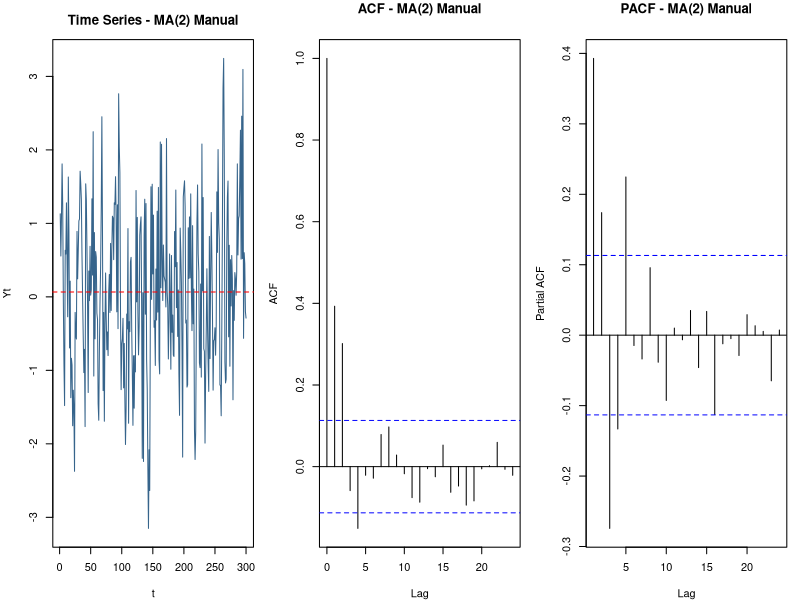
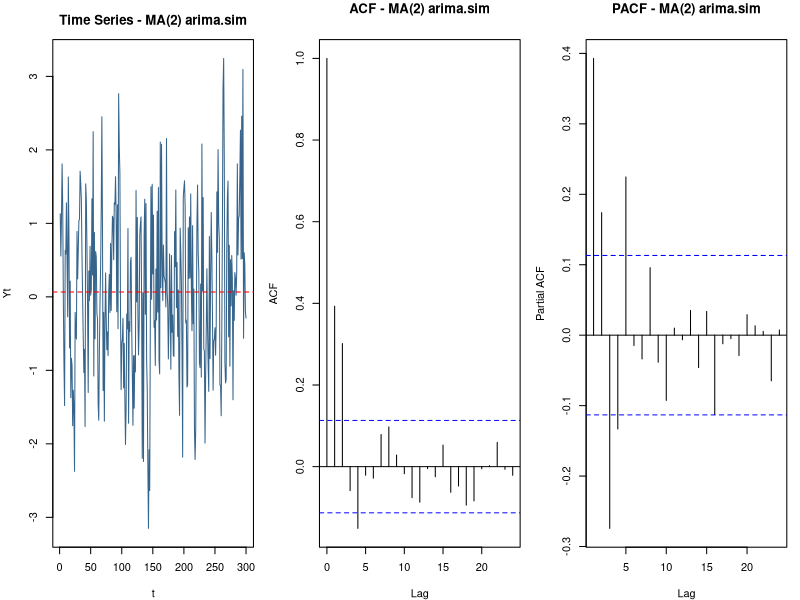
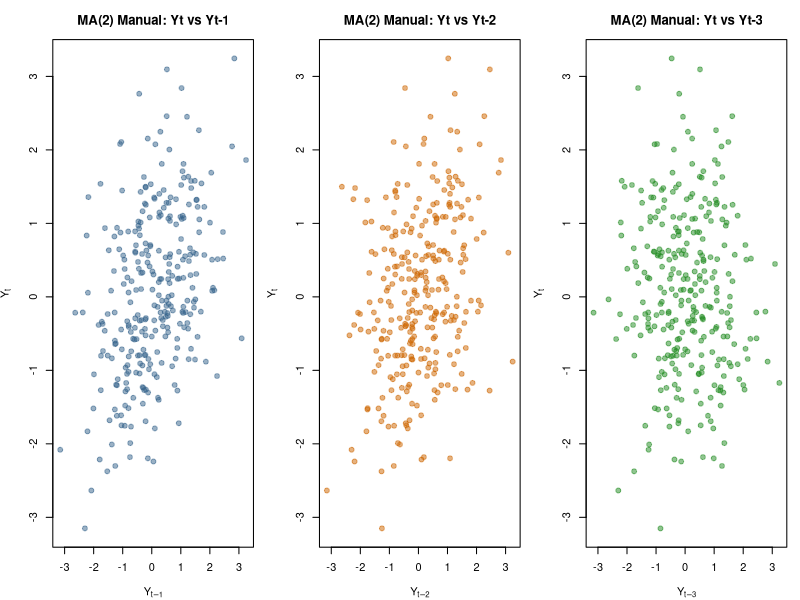
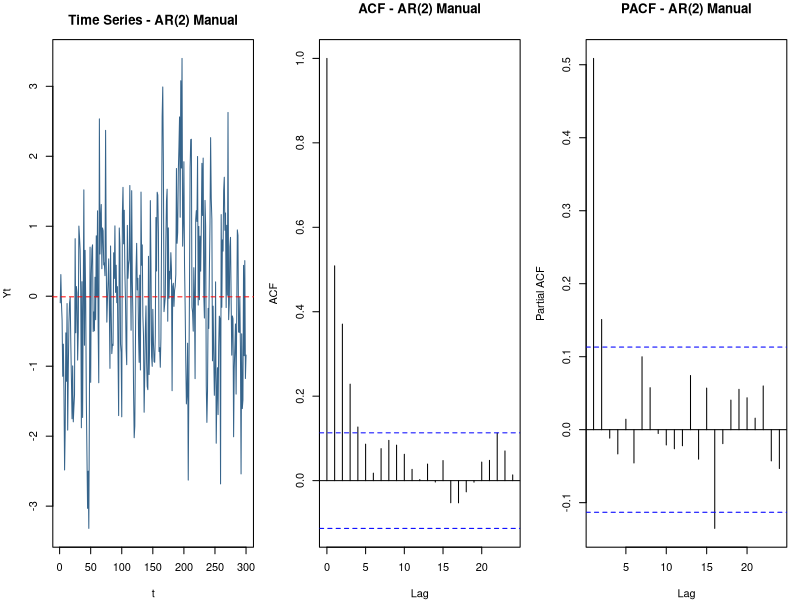
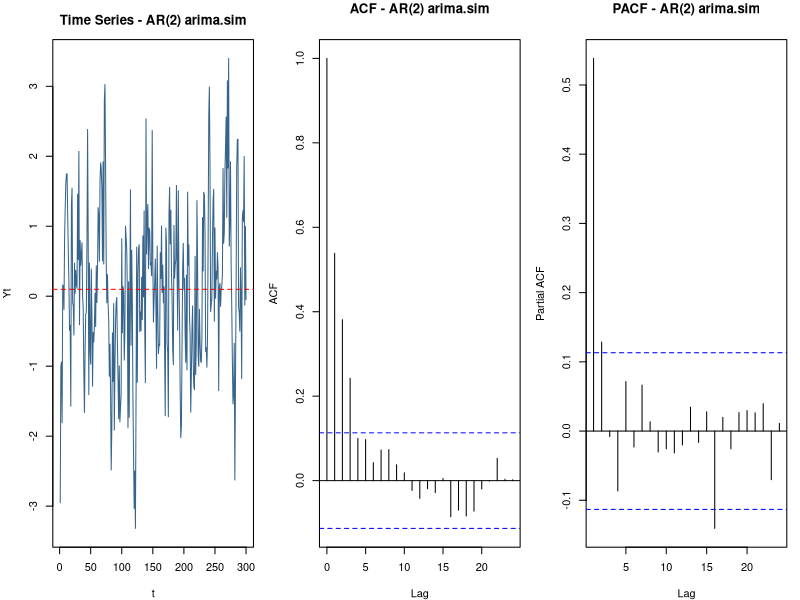
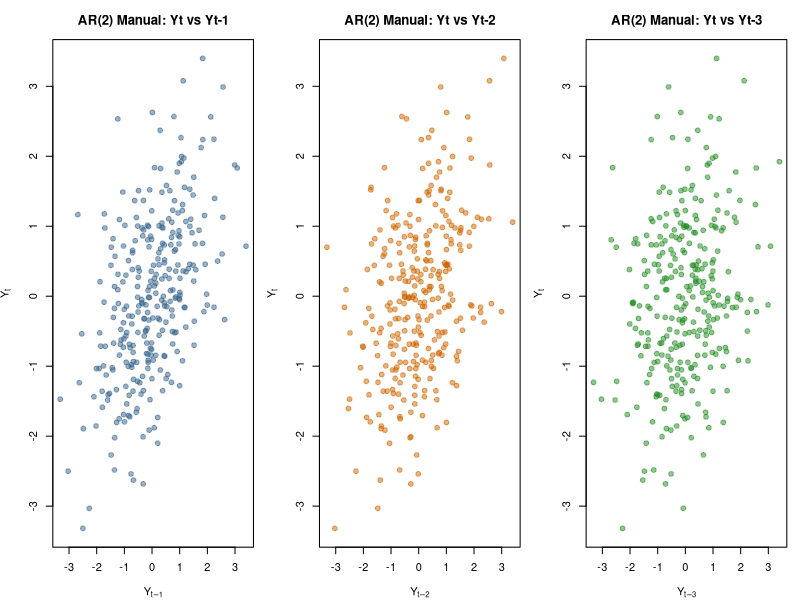
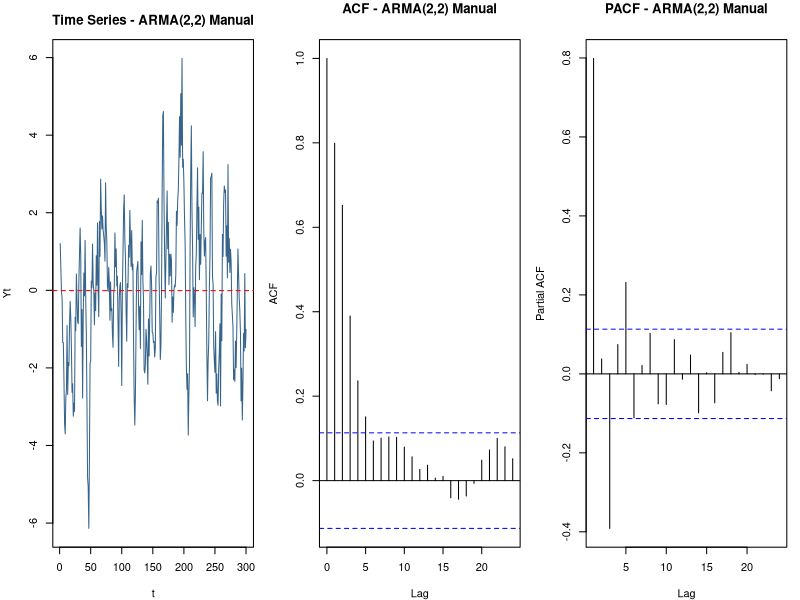
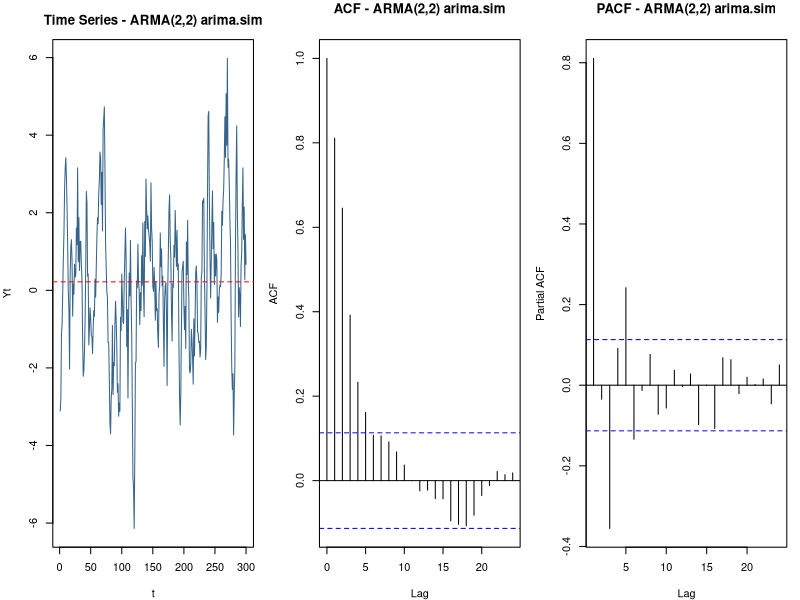

These figures' R source, in order:
## ---- chunk 1
knitr::opts_chunk$set(echo = TRUE, warning = FALSE, message = FALSE,
                       fig.align = "center", fig.width = 9, fig.height = 4.5)
options(digits = 4)
## ---- chunk 2
## Plot time series + ACF + PACF berdampingan
plot_ts_acf_pacf <- function(series, judul, lag.max = 24) {
  par(mfrow = c(1, 3), mar = c(4, 4, 3, 1))
  plot.ts(series, main = paste("Time Series -", judul),
          ylab = "Yt", xlab = "t", col = "steelblue4")
  abline(h = mean(series), col = "red", lty = 2)
  acf(series, lag.max = lag.max, main = paste("ACF -", judul))
  pacf(series, lag.max = lag.max, main = paste("PACF -", judul))
  par(mfrow = c(1, 1))
}

## Scatterplot Yt vs Yt-1, Yt-2, Yt-3
scatter_lags <- function(series, judul) {
  Y <- as.numeric(series)
  n <- length(Y)
  Yt   <- Y[4:n]
  Yt1  <- Y[3:(n - 1)]
  Yt2  <- Y[2:(n - 2)]
  Yt3  <- Y[1:(n - 3)]
  par(mfrow = c(1, 3), mar = c(4, 4, 3, 1))
  plot(Yt1, Yt, xlab = expression(Y[t-1]), ylab = expression(Y[t]),
       main = paste0(judul, ": Yt vs Yt-1"), pch = 19, col = adjustcolor("steelblue4", 0.5))
  plot(Yt2, Yt, xlab = expression(Y[t-2]), ylab = expression(Y[t]),
       main = paste0(judul, ": Yt vs Yt-2"), pch = 19, col = adjustcolor("darkorange3", 0.5))
  plot(Yt3, Yt, xlab = expression(Y[t-3]), ylab = expression(Y[t]),
       main = paste0(judul, ": Yt vs Yt-3"), pch = 19, col = adjustcolor("forestgreen", 0.5))
  par(mfrow = c(1, 1))
  invisible(data.frame(Yt, Yt1, Yt2, Yt3))
}

## Tabel perbandingan ACF empiris (manual & arima.sim) vs teoritis
compare_acf_table <- function(acf_manual, acf_sim, acf_teori, lag.max = 6) {
  tab <- data.frame(
    Lag              = 0:lag.max,
    ACF_Manual       = round(acf_manual[1:(lag.max + 1)], 4),
    ACF_arima.sim    = round(acf_sim[1:(lag.max + 1)], 4),
    ACF_Teoritis     = round(acf_teori[1:(lag.max + 1)], 4)
  )
  tab
}

## Implementasi EACF (Extended ACF, Tsay & Tiao 1984) - versi mandiri
## karena paket TSA tidak tersedia; metode: penyaringan AR iteratif.
eacf_custom <- function(z, ar.max = 7, ma.max = 13) {
  z  <- as.vector(z)
  n  <- length(z)
  zm <- z - mean(z)
  lagmat <- function(x, k) c(rep(NA, k), x[1:(length(x) - k)])

  maxk <- ar.max + 1
  ar_resid <- matrix(NA_real_, n, maxk + 1)
  ar_resid[, 1] <- zm
  for (k in 1:maxk) {
    X   <- sapply(1:k, function(j) lagmat(zm, j))
    dat <- data.frame(y = zm, X)
    fit <- lm(y ~ . - 1, data = dat, na.action = na.exclude)
    ar_resid[, k + 1] <- as.numeric(residuals(fit))
  }

  eacf_mat <- matrix(NA_real_, ar.max + 1, ma.max + 1)
  for (p in 0:ar.max) {
    e_prev <- ar_resid[, p + 2]
    for (q in 0:ma.max) {
      if (q == 0) {
        e_cur <- ar_resid[, p + 1]
      } else {
        Xp  <- if (p > 0) sapply(1:p, function(j) lagmat(zm, j)) else NULL
        Xq  <- sapply(1:q, function(j) lagmat(e_prev, j))
        X   <- cbind(Xp, Xq)
        dat <- data.frame(y = zm, X)
        fit <- lm(y ~ . - 1, data = dat, na.action = na.exclude)
        e_cur <- as.numeric(residuals(fit))
      }
      valid <- which(!is.na(e_cur))
      es <- e_cur[valid]
      if (length(es) > (p + q + 2)) {
        a <- acf(es, plot = FALSE, lag.max = p + q + 1)$acf
        eacf_mat[p + 1, q + 1] <- a[p + q + 2]
      }
    }
  }
  se <- 1.96 / sqrt(n)
  symbol_mat <- matrix(ifelse(abs(eacf_mat) > se, "x", "o"), nrow = ar.max + 1)
  rownames(symbol_mat) <- 0:ar.max
  colnames(symbol_mat) <- 0:ma.max
  list(eacf = eacf_mat, symbol = symbol_mat)
}

print_eacf <- function(series, ar.max = 5, ma.max = 6, judul = "") {
  r <- eacf_custom(series, ar.max = ar.max, ma.max = ma.max)
  cat("EACF -", judul, "\n")
  cat("(baris = orde AR, kolom = orde MA; 'x' = signifikan, 'o' = tidak signifikan)\n\n")
  print(noquote(r$symbol))
}
## ---- chunk 3
set.seed(123)
n <- 300
theta1 <- 0.4
theta2 <- 0.6

e <- rnorm(n + 2)                 # white noise, 2 nilai tambahan untuk lag awal
Y_ma2_manual <- numeric(n)
for (t in 1:n) {
  Y_ma2_manual[t] <- e[t + 2] + theta1 * e[t + 1] + theta2 * e[t]
}
ma2_manual <- ts(Y_ma2_manual)
head(ma2_manual, 10)
## ---- chunk 4
set.seed(123)
ma2_sim <- arima.sim(n = n, model = list(ma = c(theta1, theta2)))
head(as.numeric(ma2_sim), 10)
## ---- chunk 5
plot_ts_acf_pacf(ma2_manual, "MA(2) Manual")
## ---- chunk 6
plot_ts_acf_pacf(ma2_sim, "MA(2) arima.sim")
## ---- chunk 7
print_eacf(ma2_manual, ar.max = 5, ma.max = 6, judul = "MA(2) Manual")
print_eacf(ma2_sim,    ar.max = 5, ma.max = 6, judul = "MA(2) arima.sim")
## ---- chunk 8
scatter_lags(ma2_manual, "MA(2) Manual")
## ---- chunk 9
rho1_teori <- (theta1 + theta1 * theta2) / (1 + theta1^2 + theta2^2)
rho2_teori <- theta2 / (1 + theta1^2 + theta2^2)
cat("rho1 teoritis =", round(rho1_teori, 4), "\n")
cat("rho2 teoritis =", round(rho2_teori, 4), "\n")

acf_teori_ma2 <- ARMAacf(ma = c(theta1, theta2), lag.max = 6)
acf_manual_ma2 <- acf(ma2_manual, plot = FALSE, lag.max = 6)$acf
acf_sim_ma2    <- acf(ma2_sim,    plot = FALSE, lag.max = 6)$acf

tab_ma2 <- compare_acf_table(acf_manual_ma2, acf_sim_ma2, acf_teori_ma2, lag.max = 6)
knitr::kable(tab_ma2, caption = "Perbandingan ACF MA(2): Manual vs arima.sim vs Teoritis")
## ---- chunk 10
phi1 <- 0.5
phi2 <- 0.2

# Syarat: phi1+phi2 < 1 ; phi2-phi1 < 1 ; |phi2| < 1
cond1 <- phi1 + phi2 < 1
cond2 <- phi2 - phi1 < 1
cond3 <- abs(phi2) < 1
cat("phi1+phi2 < 1 :", phi1 + phi2, "->", cond1, "\n")
cat("phi2-phi1 < 1 :", phi2 - phi1, "->", cond2, "\n")
cat("|phi2| < 1    :", abs(phi2), "->", cond3, "\n")
cat("Stasioner     :", all(cond1, cond2, cond3), "\n\n")

# Cek melalui akar-akar polinomial karakteristik 1 - phi1*B - phi2*B^2 = 0
akar <- polyroot(c(1, -phi1, -phi2))
cat("Akar-akar polinomial karakteristik:", akar, "\n")
cat("Modulus akar:", Mod(akar), "\n")
cat("Semua akar di luar lingkaran satuan (|akar|>1):", all(Mod(akar) > 1), "\n")
## ---- chunk 11
set.seed(123)
n <- 300
burn <- 100
e <- rnorm(n + burn)
Y <- numeric(n + burn)
Y[1] <- e[1]
Y[2] <- phi1 * Y[1] + e[2]
for (t in 3:(n + burn)) {
  Y[t] <- phi1 * Y[t - 1] + phi2 * Y[t - 2] + e[t]
}
ar2_manual <- ts(Y[(burn + 1):(n + burn)])   # buang burn-in
head(ar2_manual, 10)
## ---- chunk 12
set.seed(123)
ar2_sim <- arima.sim(n = n, model = list(ar = c(phi1, phi2)))
head(as.numeric(ar2_sim), 10)
## ---- chunk 13
plot_ts_acf_pacf(ar2_manual, "AR(2) Manual")
## ---- chunk 14
plot_ts_acf_pacf(ar2_sim, "AR(2) arima.sim")
## ---- chunk 15
print_eacf(ar2_manual, ar.max = 5, ma.max = 6, judul = "AR(2) Manual")
print_eacf(ar2_sim,    ar.max = 5, ma.max = 6, judul = "AR(2) arima.sim")
## ---- chunk 16
scatter_lags(ar2_manual, "AR(2) Manual")
## ---- chunk 17
rho1_teori_ar <- phi1 / (1 - phi2)
cat("rho1 teoritis (Yule-Walker) =", round(rho1_teori_ar, 4), "\n")

acf_teori_ar2 <- ARMAacf(ar = c(phi1, phi2), lag.max = 6)
acf_manual_ar2 <- acf(ar2_manual, plot = FALSE, lag.max = 6)$acf
acf_sim_ar2    <- acf(ar2_sim,    plot = FALSE, lag.max = 6)$acf

tab_ar2 <- compare_acf_table(acf_manual_ar2, acf_sim_ar2, acf_teori_ar2, lag.max = 6)
knitr::kable(tab_ar2, caption = "Perbandingan ACF AR(2): Manual vs arima.sim vs Teoritis")
## ---- chunk 18
# Stasioneritas: dari bagian AR (sama seperti AR(2) di atas)
akar_ar <- polyroot(c(1, -phi1, -phi2))
cat("Akar bagian AR:", akar_ar, "| Modulus:", Mod(akar_ar), "\n")
cat("Stasioner (semua modulus > 1):", all(Mod(akar_ar) > 1), "\n\n")

# Invertibilitas: dari bagian MA
akar_ma <- polyroot(c(1, theta1, theta2))
cat("Akar bagian MA:", akar_ma, "| Modulus:", Mod(akar_ma), "\n")
cat("Invertible (semua modulus > 1):", all(Mod(akar_ma) > 1), "\n")
## ---- chunk 19
set.seed(123)
n <- 300
burn <- 100
e <- rnorm(n + burn)
Y <- numeric(n + burn)
Y[1] <- e[1]
Y[2] <- phi1 * Y[1] + e[2] + theta1 * e[1]
for (t in 3:(n + burn)) {
  Y[t] <- phi1 * Y[t - 1] + phi2 * Y[t - 2] +
          e[t] + theta1 * e[t - 1] + theta2 * e[t - 2]
}
arma22_manual <- ts(Y[(burn + 1):(n + burn)])
head(arma22_manual, 10)
## ---- chunk 20
set.seed(123)
arma22_sim <- arima.sim(n = n, model = list(ar = c(phi1, phi2), ma = c(theta1, theta2)))
head(as.numeric(arma22_sim), 10)
## ---- chunk 21
plot_ts_acf_pacf(arma22_manual, "ARMA(2,2) Manual")
## ---- chunk 22
plot_ts_acf_pacf(arma22_sim, "ARMA(2,2) arima.sim")
## ---- chunk 23
print_eacf(arma22_manual, ar.max = 5, ma.max = 6, judul = "ARMA(2,2) Manual")
print_eacf(arma22_sim,    ar.max = 5, ma.max = 6, judul = "ARMA(2,2) arima.sim")
## ---- chunk 24
scatter_lags(arma22_manual, "ARMA(2,2) Manual")
## ---- chunk 25
acf_teori_arma22 <- ARMAacf(ar = c(phi1, phi2), ma = c(theta1, theta2), lag.max = 6)
acf_manual_arma22 <- acf(arma22_manual, plot = FALSE, lag.max = 6)$acf
acf_sim_arma22    <- acf(arma22_sim,    plot = FALSE, lag.max = 6)$acf

tab_arma22 <- compare_acf_table(acf_manual_arma22, acf_sim_arma22, acf_teori_arma22, lag.max = 6)
knitr::kable(tab_arma22, caption = "Perbandingan ACF ARMA(2,2): Manual vs arima.sim vs Teoritis")
## ---- chunk 26
ringkasan <- data.frame(
  Proses = c("MA(2)", "AR(2)", "ARMA(2,2)"),
  Parameter = c("theta1=0.4, theta2=0.6", "phi1=0.5, phi2=0.2",
                "phi1=0.5, phi2=0.2, theta1=0.4, theta2=0.6"),
  Pola_ACF = c("Cut off setelah lag 2", "Tails off (meluruh)", "Tails off (meluruh)"),
  Pola_PACF = c("Tails off (meluruh)", "Cut off setelah lag 2", "Tails off (meluruh)"),
  Stasioner = c("Ya (selalu, untuk MA)", "Ya (akar di luar lingkaran satuan)",
                "Ya (akar AR di luar lingkaran satuan)")
)
knitr::kable(ringkasan, caption = "Ringkasan Identifikasi Ketiga Proses")
